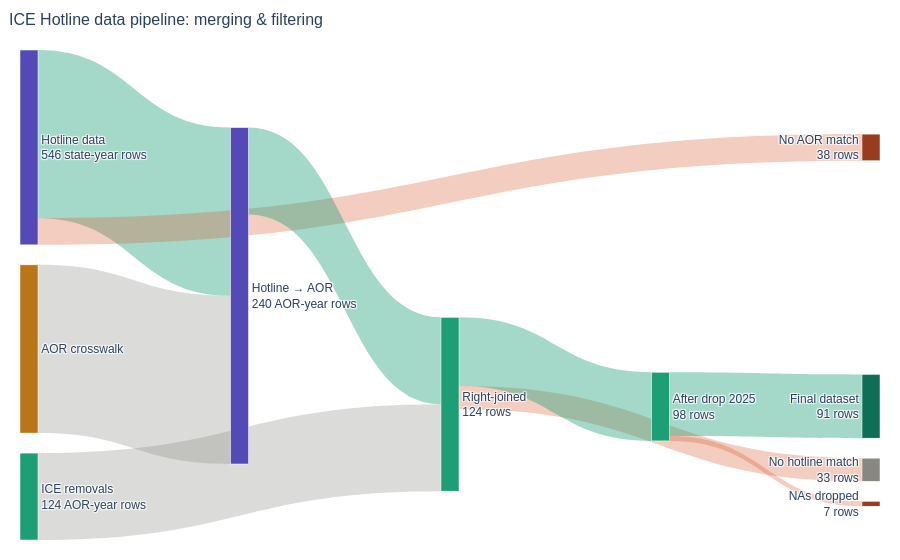

Notebook source saved alongside this figure:
### Code cell
import pandas as pd
import ast
import plotly.graph_objects as go

### Figure 1 — Plotly figure (JSON) as saved in the notebook; plotly's stock layout.template omitted (floating-point values rounded to 4 significant figures)
{"data": [{"arrangement": "snap", "link": {"color": ["rgba(29, 158, 117, 0.4)", "rgba(136, 135, 128, 0.3)", "rgba(216, 90, 48, 0.3)", "rgba(136, 135, 128, 0.3)", "rgba(29, 158, 117, 0.4)", "rgba(216, 90, 48, 0.3)", "rgba(29, 158, 117, 0.4)", "rgba(29, 158, 117, 0.4)", "rgba(216, 90, 48, 0.3)"], "hovertemplate": "Flow: %{value:,} rows<extra></extra>", "source": [0, 2, 0, 1, 3, 5, 5, 7, 7], "target": [3, 3, 4, 5, 5, 6, 7, 9, 10], "value": [240, 240, 38, 124, 124, 33, 98, 91, 7]}, "node": {"color": ["#534AB7", "#1D9E75", "#BA7517", "#534AB7", "#993C1D", "#1D9E75", "#888780", "#1D9E75", "#993C1D", "#0F6E56", "#993C1D"], "hovertemplate": "%{label}<extra></extra>", "label": ["Hotline data<br>546 state-year rows", "ICE removals<br>124 AOR-year rows", "AOR crosswalk", "Hotline → AOR<br>240 AOR-year rows", "No AOR match<br>38 rows", "Right-joined<br>124 rows", "No hotline match<br>33 rows", "After drop 2025<br>98 rows", "2025 rows<br>26 dropped", "Final dataset<br>91 rows", "NAs dropped<br>7 rows"], "line": {"color": "white", "width": 0.5}, "pad": 20, "thickness": 18}, "type": "sankey"}], "layout": {"font": {"family": "Arial", "size": 12}, "height": 560, "margin": {"b": 20, "l": 20, "r": 20, "t": 50}, "title": {"font": {"size": 16}, "text": "ICE Hotline data pipeline: merging & filtering", "x": 0.01}}}
